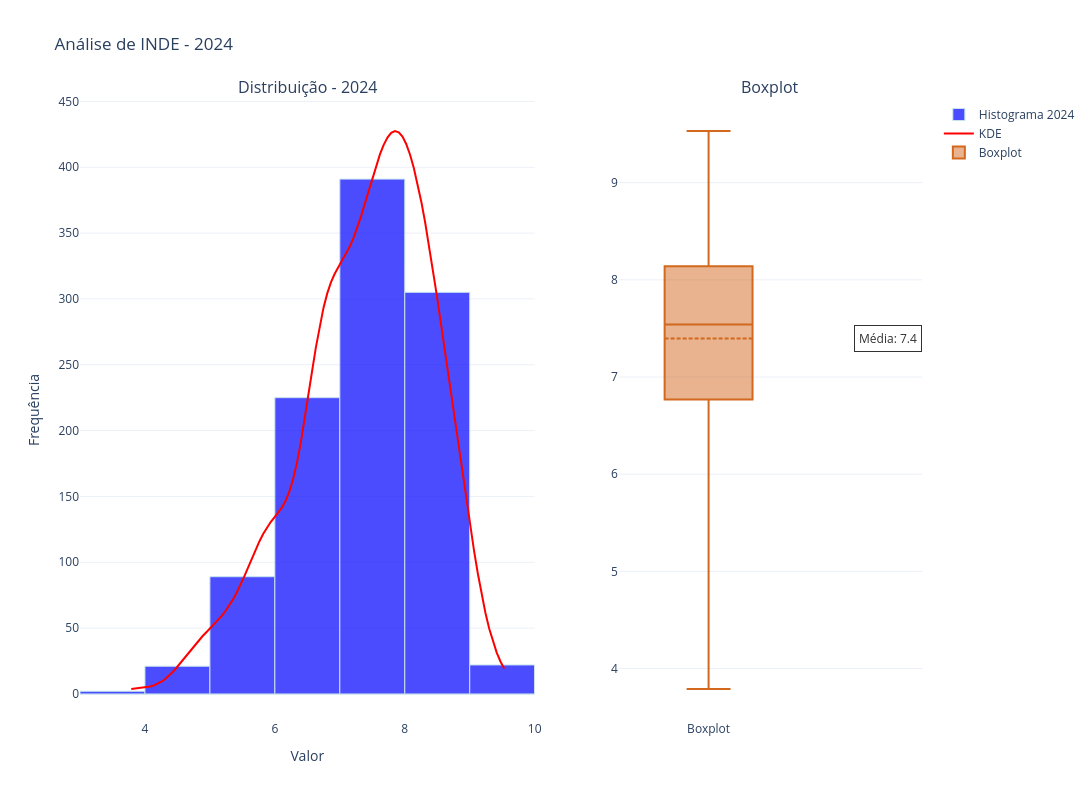

Write notebook code for a chart like this one.
### Markdown cell above
## ANO 2024

- Para o ano de 2024 o INDE(Índice do Desenvolvimento Educacional)  maioria dos valores do INDE variou entre **6** e **8**, com o valor **7** sendo o mais comum. A média dos valores parece estar em torno de **7.4**, já que os valores mais frequentes estão nessa região. O que reflete uma tendência similar aos anos anteriores. A distribuição mostra uma simetria ao redor de 7.

### Code cell
gerar_graficos_inde_ano(df_cleaned, 2024)

### Figure 1 — Plotly figure (JSON) as saved in the notebook; plotly's stock layout.template omitted (floating-point values rounded to 4 significant figures; data arrays with more than 128 entries replaced by an {"elided": "..."} marker saying what was removed)
{"data": [{"marker": {"color": "blue", "line": {"color": "lightblue", "width": 1}}, "name": "Histograma 2024", "nbinsx": 10, "opacity": 0.7, "x": {"elided": "1055 float values"}, "type": "histogram", "xaxis": "x", "yaxis": "y"}, {"line": {"color": "red"}, "mode": "lines", "name": "KDE", "x": [3.789, 3.847, 3.905, 3.963, 4.021, 4.079, 4.137, 4.195, 4.253, 4.311, 4.369, 4.427, 4.485, 4.543, 4.601, 4.659, 4.717, 4.775, 4.833, 4.891, 4.949, 5.007, 5.065, 5.123, 5.181, 5.239, 5.297, 5.355, 5.413, 5.471, 5.529, 5.587, 5.645, 5.703, 5.761, 5.819, 5.877, 5.935, 5.993, 6.051, 6.109, 6.167, 6.225, 6.283, 6.341, 6.399, 6.457, 6.515, 6.573, 6.631, 6.689, 6.747, 6.805, 6.863, 6.921, 6.979, 7.037, 7.095, 7.153, 7.211, 7.269, 7.327, 7.385, 7.443, 7.501, 7.559, 7.617, 7.675, 7.733, 7.791, 7.849, 7.907, 7.965, 8.023, 8.081, 8.139, 8.197, 8.255, 8.313, 8.371, 8.429, 8.487, 8.545, 8.603, 8.661, 8.719, 8.777, 8.835, 8.893, 8.951, 9.009, 9.067, 9.125, 9.183, 9.241, 9.299, 9.357, 9.415, 9.473, 9.531], "y": [3.731, 4.04, 4.32, 4.625, 5.032, 5.624, 6.484, 7.684, 9.279, 11.3, 13.77, 16.64, 19.87, 23.38, 27.04, 30.74, 34.36, 37.82, 41.08, 44.14, 47.06, 49.92, 52.83, 55.9, 59.24, 62.94, 67.11, 71.8, 77.06, 82.88, 89.21, 95.9, 102.7, 109.5, 115.8, 121.5, 126.4, 130.5, 134.2, 137.7, 141.7, 146.9, 154.0, 163.5, 175.9, 190.8, 208.0, 226.5, 245.3, 263.2, 279.3, 293.0, 304.0, 312.6, 319.1, 324.4, 329.2, 334.1, 339.8, 346.4, 354.2, 362.9, 372.4, 382.2, 392.0, 401.3, 409.8, 417.0, 422.5, 426.1, 427.5, 426.6, 423.2, 417.5, 409.5, 399.4, 387.4, 373.6, 358.2, 341.4, 323.4, 304.5, 285.0, 265.2, 245.2, 225.2, 205.3, 185.5, 165.7, 146.1, 126.9, 108.5, 91.26, 75.53, 61.61, 49.65, 39.62, 31.37, 24.66, 19.21], "type": "scatter", "xaxis": "x", "yaxis": "y"}, {"boxmean": true, "boxpoints": false, "marker": {"color": "#D2691E"}, "name": "Boxplot", "y": {"elided": "1055 float values"}, "type": "box", "xaxis": "x2", "yaxis": "y2"}], "layout": {"xaxis": {"anchor": "y", "domain": [0.0, 0.54], "title": {"text": "Valor"}}, "yaxis": {"anchor": "x", "domain": [0.0, 1.0], "title": {"text": "Frequência"}}, "xaxis2": {"anchor": "y2", "domain": [0.64, 1.0]}, "yaxis2": {"anchor": "x2", "domain": [0.0, 1.0]}, "annotations": [{"font": {"size": 16}, "showarrow": false, "text": "Distribuição - 2024", "x": 0.27, "xanchor": "center", "xref": "paper", "y": 1.0, "yanchor": "bottom", "yref": "paper"}, {"font": {"size": 16}, "showarrow": false, "text": "Boxplot", "x": 0.82, "xanchor": "center", "xref": "paper", "y": 1.0, "yanchor": "bottom", "yref": "paper"}, {"align": "center", "bgcolor": "white", "bordercolor": "black", "borderpad": 4, "borderwidth": 1, "font": {"color": "black", "size": 12}, "opacity": 0.8, "showarrow": false, "text": "Média: 7.4", "x": 1, "xref": "x2", "y": 7.397, "yref": "y2"}], "title": {"text": "Análise de INDE - 2024"}, "showlegend": true, "height": 800, "width": 1200}}
